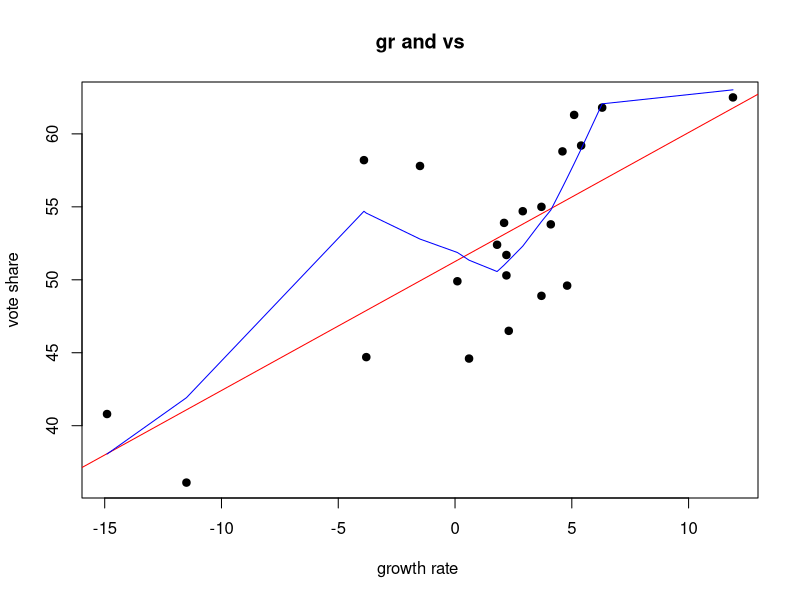
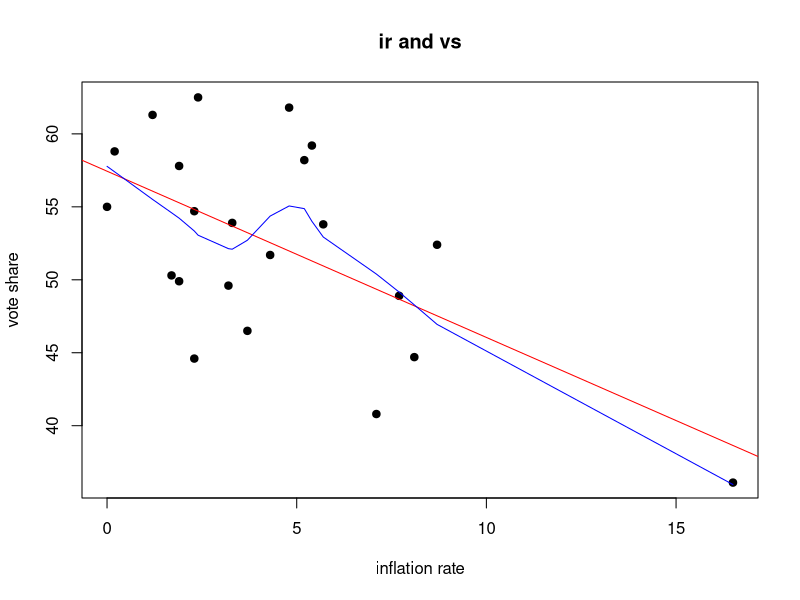
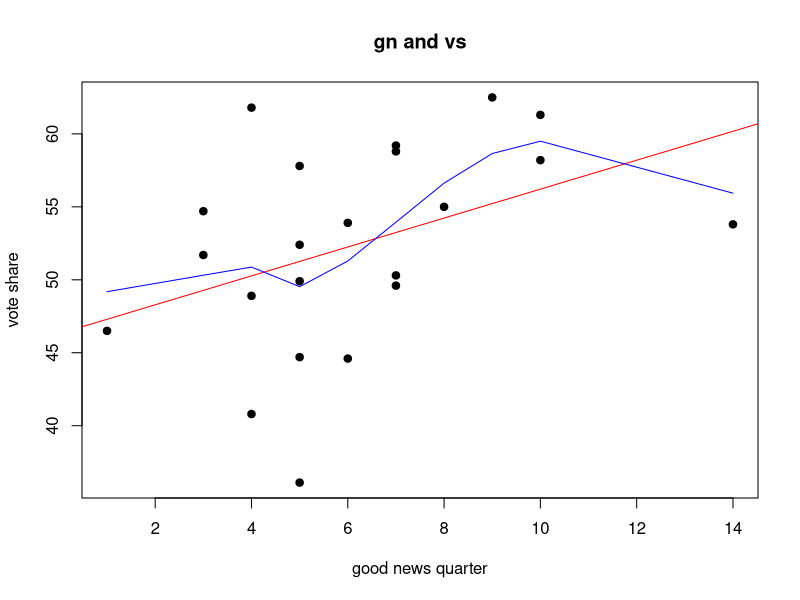
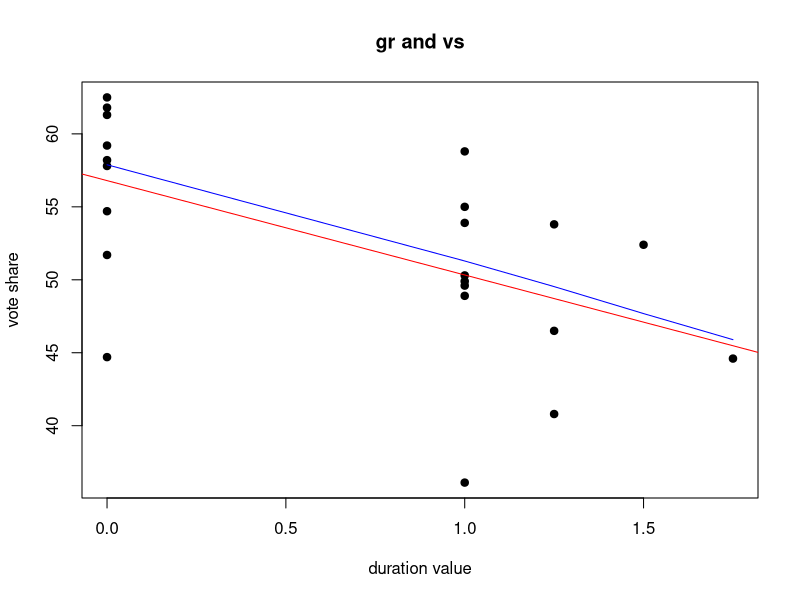

Recreate these plots in R, in order.
## ---- chunk 1
knitr::opts_chunk$set(echo = TRUE)
## ---- chunk 2
usap <- read.csv("usap.csv")
## ---- chunk 3
View(usap)
## ---- chunk 4
plot(usap$gr, usap$vs, main="gr and vs",
   xlab="growth rate ", ylab="vote share", pch=19)
abline(lm(usap$vs~usap$gr), col="red") # regression line (y~x)
lines(lowess(usap$gr,usap$vs), col="blue") # lowess line (x,y)
## ---- chunk 5
plot(usap$ir, usap$vs, main="ir and vs",
   xlab="inflation rate", ylab="vote share", pch=19)
abline(lm(usap$vs~usap$ir), col="red") # regression line (y~x)
lines(lowess(usap$ir,usap$vs), col="blue") # lowess line (x,y)
## ---- chunk 6
plot(usap$gn, usap$vs, main="gn and vs",
   xlab="good news quarter", ylab="vote share", pch=19)
abline(lm(usap$vs~usap$gn), col="red") # regression line (y~x)
lines(lowess(usap$gn,usap$vs), col="blue") # lowess line (x,y)
## ---- chunk 7
plot(usap$dv, usap$vs, main="gr and vs",
   xlab="duration value", ylab="vote share", pch=19)
abline(lm(usap$vs~usap$dv), col="red") # regression line (y~x)
lines(lowess(usap$dv,usap$vs), col="blue") # lowess line (x,y)
## ---- chunk 8
modelA <- lm(usap$vs ~ usap$gr + usap$ir, data = usap)
summary(modelA)
modelB <- lm(usap$vs ~ usap$gr + usap$ir + usap$gn + usap$dv, data = usap)
summary(modelB)
modelC <- lm(usap$vs ~ usap$gr + usap$ir + usap$gn + usap$dv + usap$pr + usap$pwh + usap$pr*usap$pwh, data = usap)
summary(modelC)
